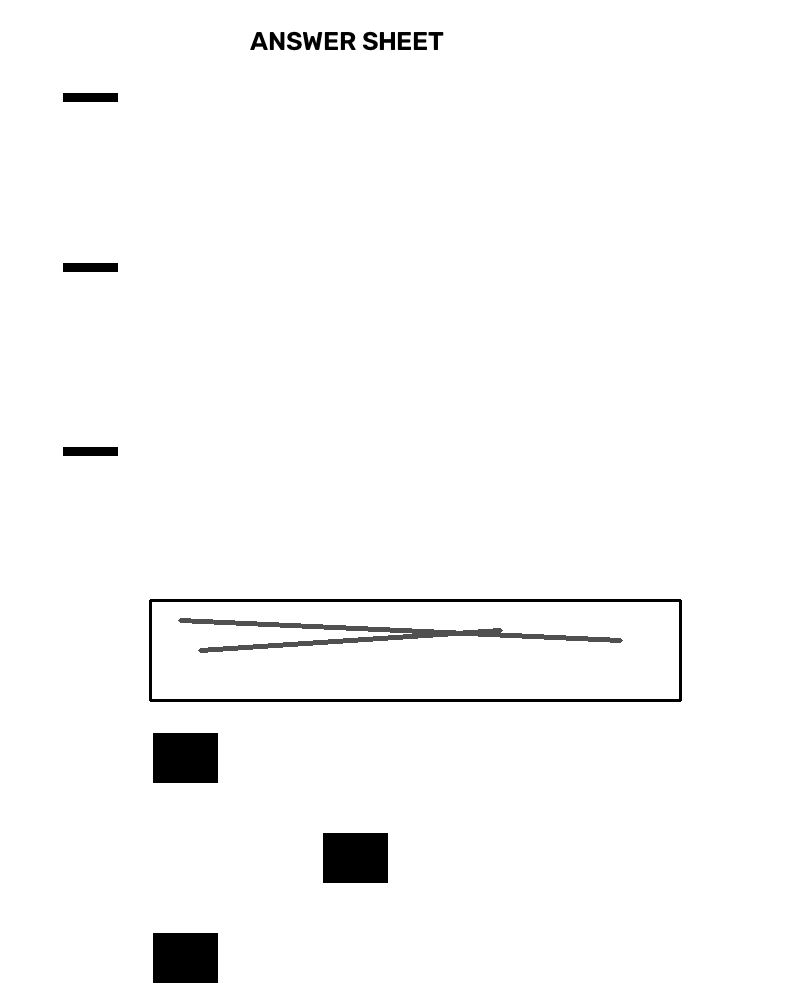
#> input picture OnlineExamSystem/tests/assets/paper1.png, 800 x 1000 px
$ python -i omr.py   (imports and definitions only)
#> lines starting #> are read from the running program, lines starting #| are printed output that depends on the picture; after the words box and inside, x2 and y2 are one past the last pixel; in counts of white or black regions, pixels touching at a corner belong together
#> further down, picture is the input picture: shape (1000, 800, 3); min 0, max 255, mean 248.9
"""OMR 客观题识别核心模块"""
import logging

logger = logging.getLogger(__name__)

try:
    import cv2
    import numpy as np
    CV_OK = True
except Exception:
    CV_OK = False

FILL_THRESHOLD = 0.12


# [28 lines left out: functions _norm_area, load_image, crop, not called in this run]


def fill_ratio(img):
    """计算区域内黑色像素比例（涂卡填充度）"""
    gray = cv2.cvtColor(img, cv2.COLOR_BGR2GRAY)
    _, th = cv2.threshold(gray, 150, 255, cv2.THRESH_BINARY_INV)
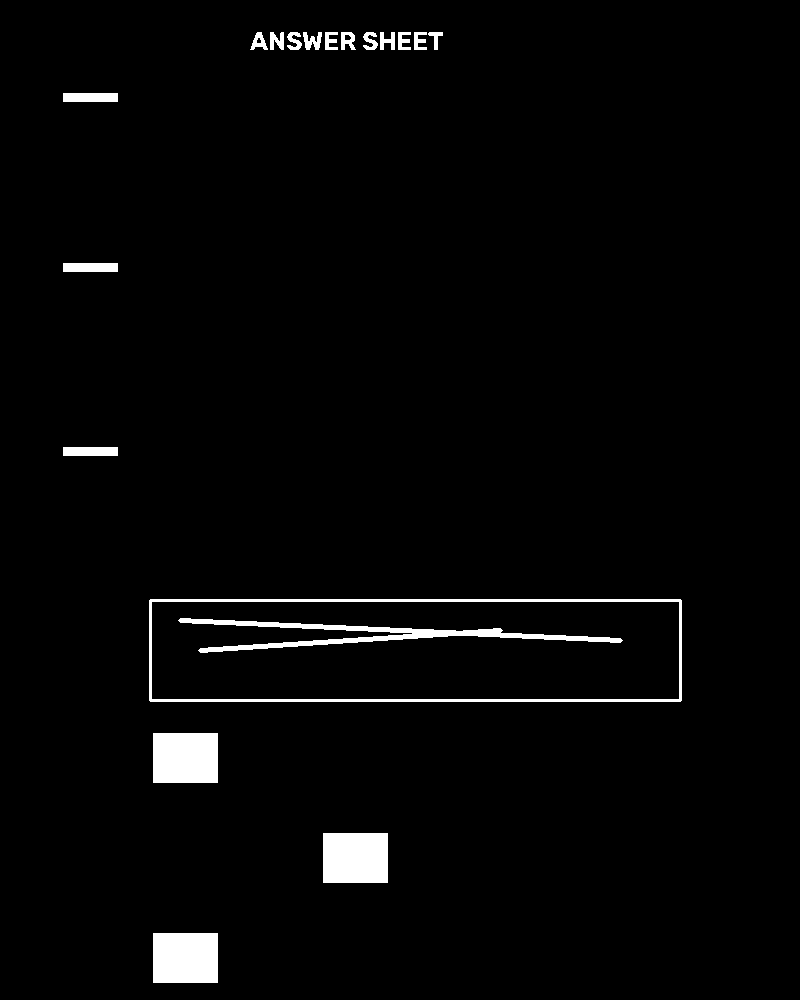
#> th: shape (1000, 800); 2.5% white; 19 white regions, largest, box (x1, y1, x2, y2) and area: (149, 599, 682, 702) 3776, (178, 618, 623, 653) 3496, (153, 733, 218, 783) 3250
    total = th.size
#> total = 800000
    if total == 0:
        return 0.0
    black = cv2.countNonZero(th)
#> black = 20320
    return black / total


# [79 lines left out: functions scale_area, recognize_options, recognize_objective, recognize_digit_marks, not called in this run]

>>> import cv2
>>> picture = cv2.imread('../tests/assets/paper1.png')
>>> result = fill_ratio(picture)
#> result = 0.0254

$ run again, on OnlineExamSystem/tests/assets/template.png
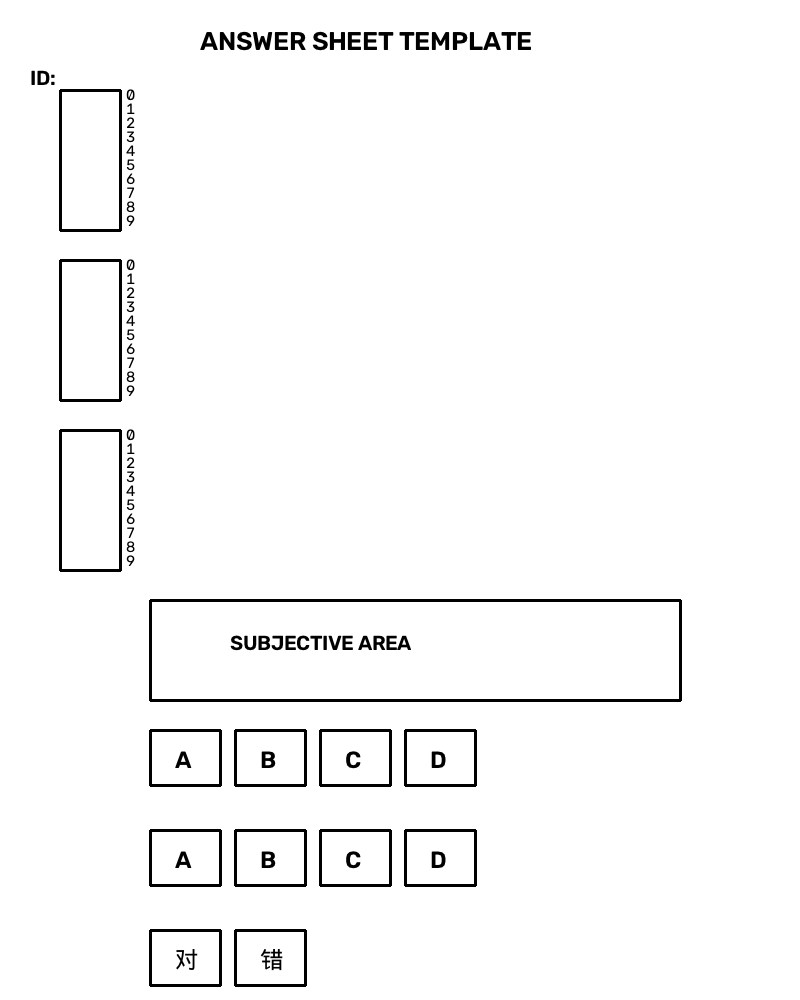
#> input picture OnlineExamSystem/tests/assets/template.png, 800 x 1000 px
#> picture is the input picture: shape (1000, 800, 3); min 0, max 255, mean 248.1
#> in fill_ratio, `_, th = cv2.threshold(gray, 150, 255, cv2.THRESH_BINARY_INV)`:
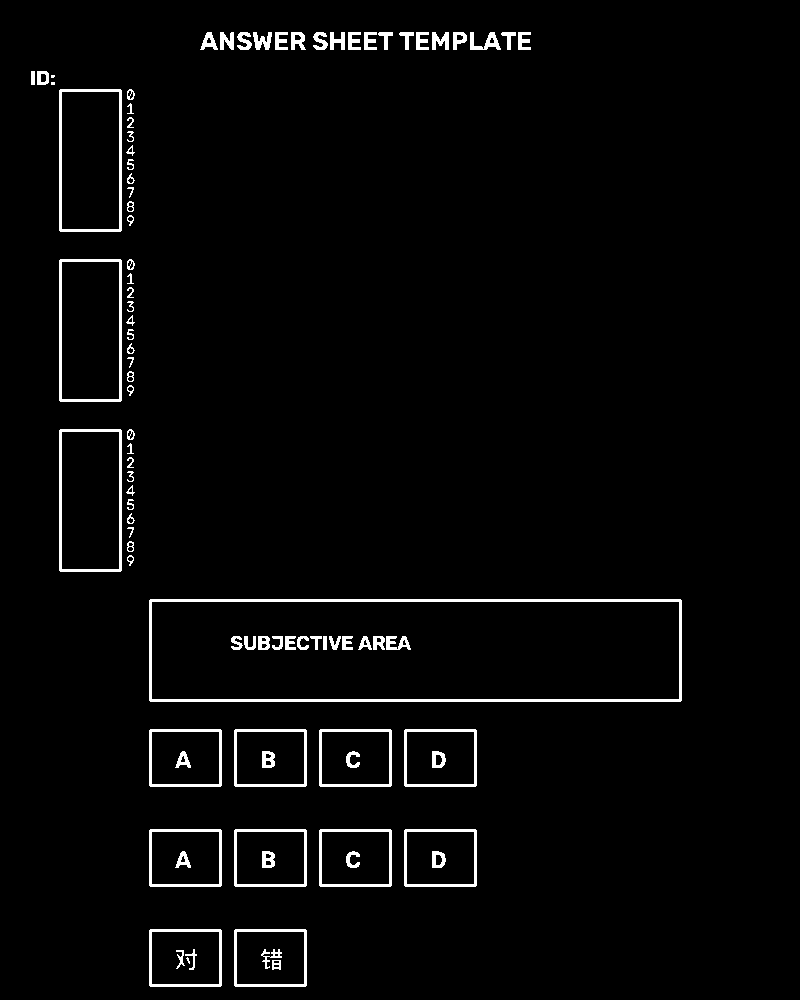
#> th: shape (1000, 800); 2.8% white; 92 white regions (3 under 20 px), largest, box (x1, y1, x2, y2) and area: (149, 599, 682, 702) 3776, (59, 89, 122, 232) 1196, (59, 259, 122, 402) 1196
#> black = 22051
#> result = 0.0276
